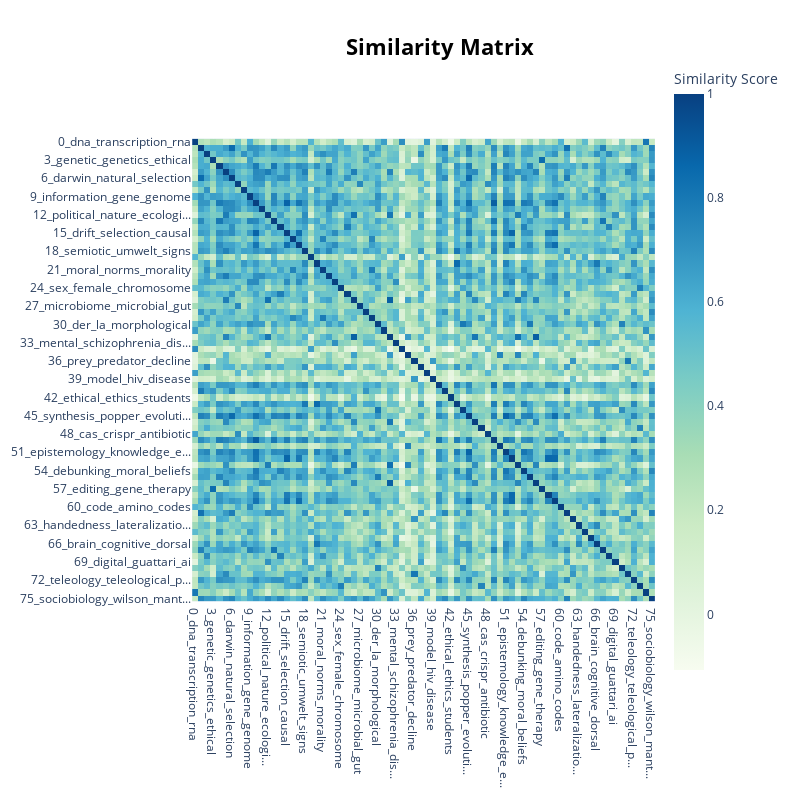

Notebook cell for this chart:
### Code cell
topic_model.visualize_heatmap()

### Figure 1 — Plotly figure (JSON) as saved in the notebook; plotly's stock layout.template omitted (floating-point values rounded to 4 significant figures; data arrays with more than 128 entries replaced by an {"elided": "..."} marker saying what was removed)
{"data": [{"coloraxis": "coloraxis", "hovertemplate": "x: %{x}<br>y: %{y}<br>Similarity Score: %{z}<extra></extra>", "name": "0", "type": "heatmap", "x": ["0_dna_transcription_rna", "1_mendel_vries_century", "2_cultural_culture_transmis...", "3_genetic_genetics_ethical", "4_systems_energy_complexity", "5_ecology_ecological_ecolog...", "6_darwin_natural_selection", "7_host_bacteria_eukaryotic", "8_language_linguistic_commu...", "9_information_gene_genome", "10_explanations_ultimate_pr...", "11_species_taxa_taxon", "12_political_nature_ecologi...", "13_biology_systems_engineer...", "14_god_theology_theological", "15_drift_selection_causal", "16_game_cooperation_punishm...", "17_fitness_propensity_selec...", "18_semiotic_umwelt_signs", "19_cell_sleep_cells", "20_consciousness_ual_cognit...", "21_moral_norms_morality", "22_niche_construction_organ...", "23_heritability_intelligenc...", "24_sex_female_chromosome", "25_design_intelligent_id", "26_welfare_suffering_ecosys...", "27_microbiome_microbial_gut", "28_medicine_disease_medical", "29_altruism_altruistic_group", "30_der_la_morphological", "31_cancer_tumor_cells", "32_biodiversity_conservatio...", "33_mental_schizophrenia_dis...", "34_ad_proteins_golgi", "35_food_agricultural_biodiv...", "36_prey_predator_decline", "37_aesthetic_art_aesthetics", "38_mitochondrial_mitochondr...", "39_model_hiv_disease", "40_function_functions_funct...", "41_race_racial_eugenics", "42_ethical_ethics_students", "43_agency_intentionality_pe...", "44_metazoans_cnidarians_dev...", "45_synthesis_popper_evoluti...", "46_invasion_native_species", "47_kin_women_children", "48_cas_crispr_antibiotic", "49_causal_mechanism_pluralism", "50_crop_farmers_organic", "51_epistemology_knowledge_e...", "52_selection_natural_view", "53_restoration_biodiversity...", "54_debunking_moral_beliefs", "55_dst_developmental_replic...", "56_biodiversity_conservatio...", "57_editing_gene_therapy", "58_selection_operant_replic...", "59_adaptationism_adaptation...", "60_code_amino_codes", "61_science_history_whewell", "62_growth_mathematical_plant", "63_handedness_lateralizatio...", "64_networks_regulatory_netw...", "65_psycinfo_apa_psychological", "66_brain_cognitive_dorsal", "67_integration_scientific_k...", "68_religion_religious_belief", "69_digital_guattari_ai", "70_regeneration_morphogenet...", "71_competition_coexistence_...", "72_teleology_teleological_p...", "73_mating_sexual_sex", "74_tes_p53_retrocopies", "75_sociobiology_wilson_mant..."], "xaxis": "x", "y": ["0_dna_transcription_rna", "1_mendel_vries_century", "2_cultural_culture_transmis...", "3_genetic_genetics_ethical", "4_systems_energy_complexity", "5_ecology_ecological_ecolog...", "6_darwin_natural_selection", "7_host_bacteria_eukaryotic", "8_language_linguistic_commu...", "9_information_gene_genome", "10_explanations_ultimate_pr...", "11_species_taxa_taxon", "12_political_nature_ecologi...", "13_biology_systems_engineer...", "14_god_theology_theological", "15_drift_selection_causal", "16_game_cooperation_punishm...", "17_fitness_propensity_selec...", "18_semiotic_umwelt_signs", "19_cell_sleep_cells", "20_consciousness_ual_cognit...", "21_moral_norms_morality", "22_niche_construction_organ...", "23_heritability_intelligenc...", "24_sex_female_chromosome", "25_design_intelligent_id", "26_welfare_suffering_ecosys...", "27_microbiome_microbial_gut", "28_medicine_disease_medical", "29_altruism_altruistic_group", "30_der_la_morphological", "31_cancer_tumor_cells", "32_biodiversity_conservatio...", "33_mental_schizophrenia_dis...", "34_ad_proteins_golgi", "35_food_agricultural_biodiv...", "36_prey_predator_decline", "37_aesthetic_art_aesthetics", "38_mitochondrial_mitochondr...", "39_model_hiv_disease", "40_function_functions_funct...", "41_race_racial_eugenics", "42_ethical_ethics_students", "43_agency_intentionality_pe...", "44_metazoans_cnidarians_dev...", "45_synthesis_popper_evoluti...", "46_invasion_native_species", "47_kin_women_children", "48_cas_crispr_antibiotic", "49_causal_mechanism_pluralism", "50_crop_farmers_organic", "51_epistemology_knowledge_e...", "52_selection_natural_view", "53_restoration_biodiversity...", "54_debunking_moral_beliefs", "55_dst_developmental_replic...", "56_biodiversity_conservatio...", "57_editing_gene_therapy", "58_selection_operant_replic...", "59_adaptationism_adaptation...", "60_code_amino_codes", "61_science_history_whewell", "62_growth_mathematical_plant", "63_handedness_lateralizatio...", "64_networks_regulatory_netw...", "65_psycinfo_apa_psychological", "66_brain_cognitive_dorsal", "67_integration_scientific_k...", "68_religion_religious_belief", "69_digital_guattari_ai", "70_regeneration_morphogenet...", "71_competition_coexistence_...", "72_teleology_teleological_p...", "73_mating_sexual_sex", "74_tes_p53_retrocopies", "75_sociobiology_wilson_mant..."], "yaxis": "y", "z": {"elided": "76x76 float values"}}], "layout": {"coloraxis": {"colorbar": {"title": {"text": "Similarity Score"}}, "colorscale": [[0, "rgb(247,252,240)"], [0.125, "rgb(224,243,219)"], [0.25, "rgb(204,235,197)"], [0.375, "rgb(168,221,181)"], [0.5, "rgb(123,204,196)"], [0.625, "rgb(78,179,211)"], [0.75, "rgb(43,140,190)"], [0.875, "rgb(8,104,172)"], [1, "rgb(8,64,129)"]]}, "height": 800, "hoverlabel": {"bgcolor": "white", "font": {"family": "Rockwell", "size": 16}}, "legend": {"title": {"text": "Trend"}}, "margin": {"t": 60}, "showlegend": true, "title": {"font": {"color": "Black", "size": 22}, "text": "<b>Similarity Matrix</b>", "x": 0.55, "xanchor": "center", "y": 0.95, "yanchor": "top"}, "width": 800, "xaxis": {"anchor": "y", "constrain": "domain", "domain": [0, 1], "scaleanchor": "y"}, "yaxis": {"anchor": "x", "autorange": "reversed", "constrain": "domain", "domain": [0, 1]}}}
